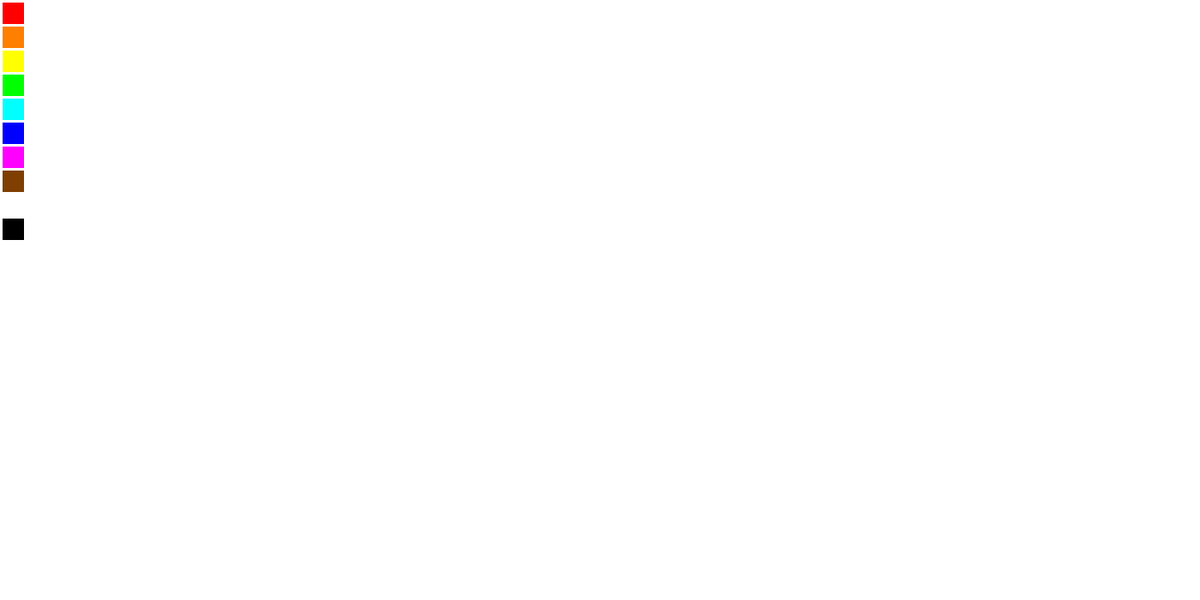
Frame 1 (no input)
Frame 60 (no input): identical to frame 1, image omitted
Frame 120 (the mouse pressed at the canvas centre since frame 60): identical to frame 1, image omitted

The p5.js sketch that drew this single still picture (run headless with seeded random() and noise() and a simulated clock; from frame 60 on, the mouse is pressed at the canvas centre):

// p5.js sketch
// ── sketch.js
let paintColor; // color selected to paint
let paint;
let overColorSelection = false; //check if over selection box
let palletSize = 25; // size of pallet squares
let paintSize = 10; // size of pen / painter

function setup() {
  createCanvas(1400, 700);
  paintColor = color('white'); // default color before selection is made

  colors = [
   new ColorSelection(3, 3, color(255, 0 , 0)),
   new ColorSelection(3, 31, color(255,127,0)), 
   new ColorSelection(3, 59, color(255,255,0)),
   new ColorSelection(3, 87, color(0,255,0)),
   new ColorSelection(3, 115, color(0,255,255)),
   new ColorSelection(3, 143, color(0,0,255)),
   new ColorSelection(3, 171, color(255,0,255)),
   new ColorSelection(3, 199, color(127,63,0)),
   new ColorSelection(3, 227, color(255,255,255)),
   new ColorSelection(3, 255, color(0, 0, 0))
  ];

  
}

function draw() {
  //background(220); // hide background to allow for showing past mouse x & y
  //create color pallet
  for (let i = 0; i < colors.length; i++) // iterate through array
  {
    noStroke(); // get rid of outlines
    colors[i].draw(); // draw all squares in array
  }
//create pen / drawing tool
  if (mouseIsPressed) //while holding down the mouse
  {
    fill(paintColor); //set pen to selected color in pallet
    square(pmouseX, pmouseY, paintSize); //pen used to draw/ uses past mouse movement to track
   }
  
}

function mousePressed() {

  for (let i = 0; i < colors.length; i++) //go through array
  {
    if (colors[i].contains(mouseX, mouseY)) // check if mouse is inside any of them
    {
    paintColor = colors[i].fill; //fill with correct color
    overColorSelection = true; //confirm that mouse is within selection square
    }

}
}

class ColorSelection {
  constructor(x, y, fill) //establish variables and parameters of each color/ paint Selection
  {
    this.x = x; // x-axis coordinate
    this.y = y; // y-axis coordinate
    this.fill = fill; // color
  }
  draw() { // draw colorSelections
    fill(this.fill); // set color of squere
    square(this.x, this.y, palletSize); //create square
  }
  contains(x, y) {
    let withinX = x >= this.x && x <= this.x + palletSize; // check if mouse is inside of selection, from top (x) and bottom (x + size of square)
    let withinY = y >= this.y && y <= this.y + palletSize; // boolean values, true / false
    return withinX && withinY; // both must be true to return / false if one or both arent true ( isn't in square)
  }

}
